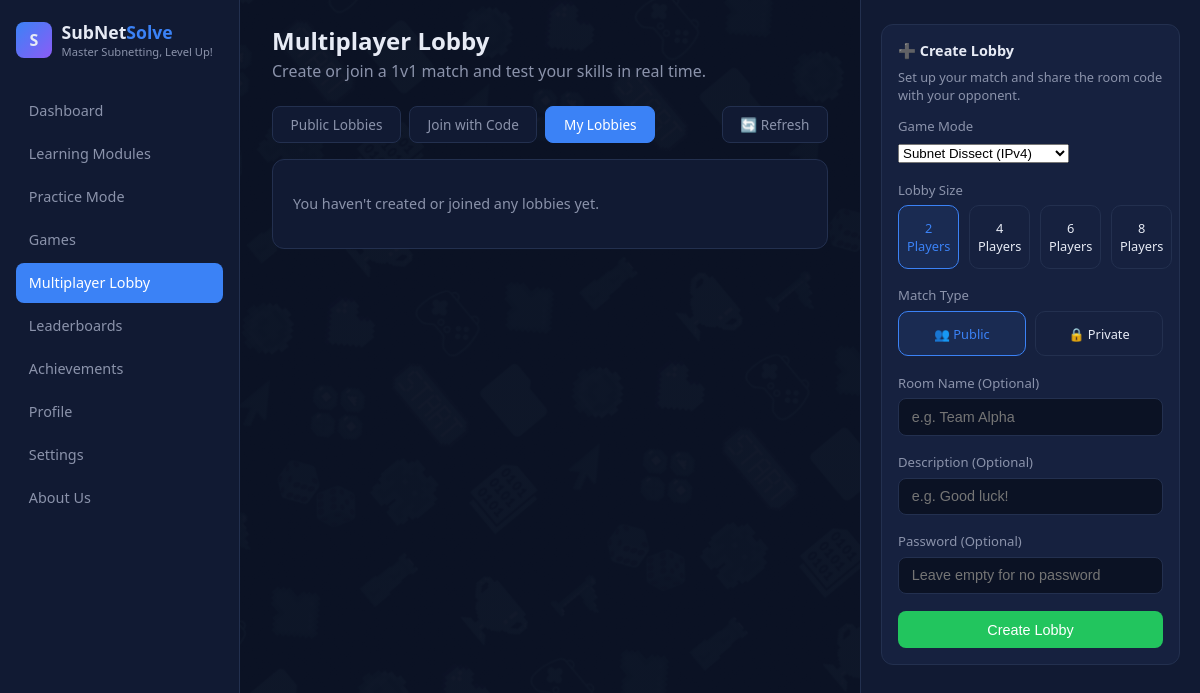
The app's page /lobby.php?tab=mine (signed in), older data.
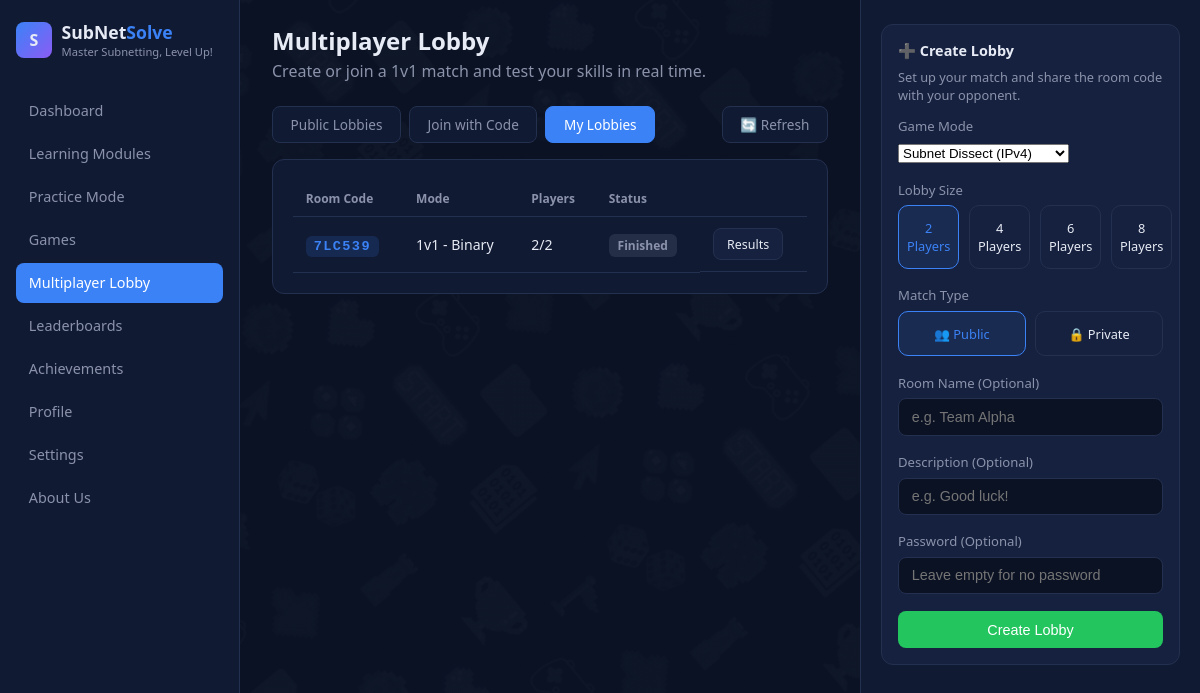
The same page, newer data.
### tables this page shows
CREATE TABLE `matches` (
  `id` int(11) NOT NULL,
  `room_code` varchar(10) NOT NULL,
  `room_name` varchar(100) DEFAULT NULL,
  `description` varchar(255) DEFAULT NULL,
  `password_hash` varchar(255) DEFAULT NULL,
  `game_mode` varchar(20) NOT NULL DEFAULT 'subnetting',
  `visibility` varchar(20) NOT NULL DEFAULT 'public',
  `max_players` int(11) NOT NULL DEFAULT 2,
  `host_user_id` int(11) NOT NULL,
  `status` varchar(20) NOT NULL DEFAULT 'waiting',
  `current_question_index` int(11) NOT NULL DEFAULT 0,
  `current_question_started_at` datetime DEFAULT NULL,
  `total_questions` int(11) NOT NULL DEFAULT 10,
  `winner_id` int(11) DEFAULT NULL,
  `created_at` datetime NOT NULL,
  `started_at` datetime DEFAULT NULL,
  `ended_at` datetime DEFAULT NULL
);

### lobby.php (the view, shortened to what the changed rows need)
<?php
require "config.php";
$userId = $_SESSION["user_id"];
$tab = $_GET["tab"] ?? "public";
$publicLobbies = [];
$myLobbies = [];
if ($tab === "mine") {
    $result = mysqli_query($conn, "SELECT m.*, (SELECT COUNT(*) FROM match_players mp WHERE mp.match_id = m.id) AS player_count
        FROM matches m
        WHERE m.host_user_id = $userId OR m.id IN (SELECT match_id FROM match_players WHERE user_id = $userId)
        ORDER BY m.created_at DESC LIMIT 30");
    $myLobbies = mysqli_fetch_all($result, MYSQLI_ASSOC);
}
function mode_label($m) {
    return ["subnetting" => "Subnetting", "binary" => "Binary", "both" => "Both"][$m] ?? $m;
}
function status_label($s) {
    return ["waiting" => "Waiting", "in_progress" => "In Game", "finished" => "Finished"][$s] ?? $s;
}
?>
<!DOCTYPE html>
<html lang="en">
<head>
    <link rel="stylesheet" href="dash.css">
    <link rel="stylesheet" href="game.css">
</head>
<body>
<div class="layout lobby-layout">
    <aside class="sidebar">
        <div class="brand">
            <div>
                <h1>SubNet<span>Solve</span></h1>
            </div>
        </div>
    </aside>
    <main class="main">
        <div class="welcome">
            <h2>Multiplayer Lobby</h2>
        </div>
        <div class="explore-panel">
            <?php if ($tab === "public"): ?>
                <?php if (empty($publicLobbies)): ?>
                    <p style="color:var(--text-dim); font-size:0.9rem;">No public lobbies right now — create one!</p>
                <?php else: ?>
                <table class="lb-table">
                    <tr><th>Room Code</th><th>Mode</th><th>Players</th><th>Status</th><th></th></tr>
                    <?php foreach ($publicLobbies as $l):
                        $full = $l["player_count"] >= $l["max_players"];
                    ?>
                        <tr>
                            <td><span class="room-code-badge"><?= htmlspecialchars($l["room_code"]) ?></span></td>
                            <td><?= $l["max_players"] == 2 ? "1v1" : $l["max_players"] . "p" ?> - <?= mode_label($l["game_mode"]) ?></td>
                            <td><?= $l["player_count"] ?>/<?= $l["max_players"] ?></td>
                            <td><span class="status-pill <?= $l["status"] ?>"><?= status_label($l["status"]) ?></span></td>
                            <td>
                                <?php if (!$full && $l["status"] === "waiting"): ?>
                                    <a href="join.php?code=<?= htmlspecialchars($l["room_code"]) ?>" class="btn btn-primary" style="text-decoration:none; padding:0.4rem 0.9rem; font-size:0.8rem;">Join</a>
                                <?php else: ?>
                                    <button class="btn btn-secondary" disabled style="font-size:0.8rem;">Full</button>
                                <?php endif; ?>
                            </td>
                        </tr>
                    <?php endforeach; ?>
                </table>
                <?php endif; ?>
            <?php else: ?>
                <?php if (empty($myLobbies)): ?>
                    <p style="color:var(--text-dim); font-size:0.9rem;">You haven't created or joined any lobbies yet.</p>
                <?php else: ?>
                <table class="lb-table">
                    <tr><th>Room Code</th><th>Mode</th><th>Players</th><th>Status</th><th></th></tr>
                    <?php foreach ($myLobbies as $l): ?>
                        <tr>
                            <td><span class="room-code-badge"><?= htmlspecialchars($l["room_code"]) ?></span></td>
                            <td><?= $l["max_players"] == 2 ? "1v1" : $l["max_players"] . "p" ?> - <?= mode_label($l["game_mode"]) ?></td>
                            <td><?= $l["player_count"] ?>/<?= $l["max_players"] ?></td>
                            <td><span class="status-pill <?= $l["status"] ?>"><?= status_label($l["status"]) ?></span></td>
                            <td style="display:flex; gap:0.4rem;">
                                <?php if ($l["status"] !== "finished"): ?>
                                    <a href="match.php?code=<?= htmlspecialchars($l["room_code"]) ?>" class="btn btn-primary" style="text-decoration:none; padding:0.4rem 0.8rem; font-size:0.78rem;">Open</a>
                                <?php else: ?>
                                    <a href="match.php?code=<?= htmlspecialchars($l["room_code"]) ?>" class="btn btn-secondary" style="text-decoration:none; padding:0.4rem 0.8rem; font-size:0.78rem;">Results</a>
                                <?php endif; ?>
                            </td>
                        </tr>
                    <?php endforeach; ?>
                </table>
                <?php endif; ?>
            <?php endif; ?>
        </div>
    </main>
</div>
</body>
</html>

Row changes from the older to the newer data that the page shows:
added matches: room_code "7LC539", shows "1v1", game_mode "Binary", player_count "2", max_players "2", status "Finished"
Text that changed along with them:
text no longer shown: "You haven't created or joined any lobbies yet."
text now shown: "Room Code Mode Players Status"
